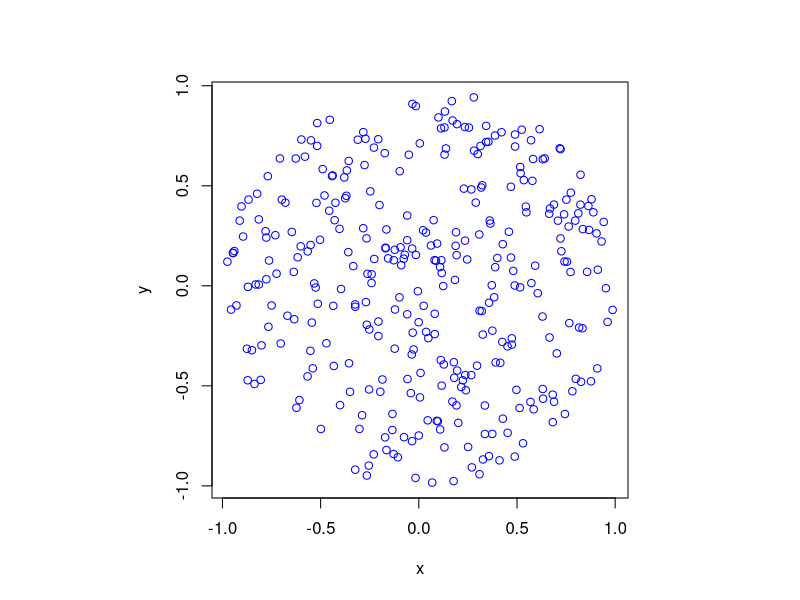
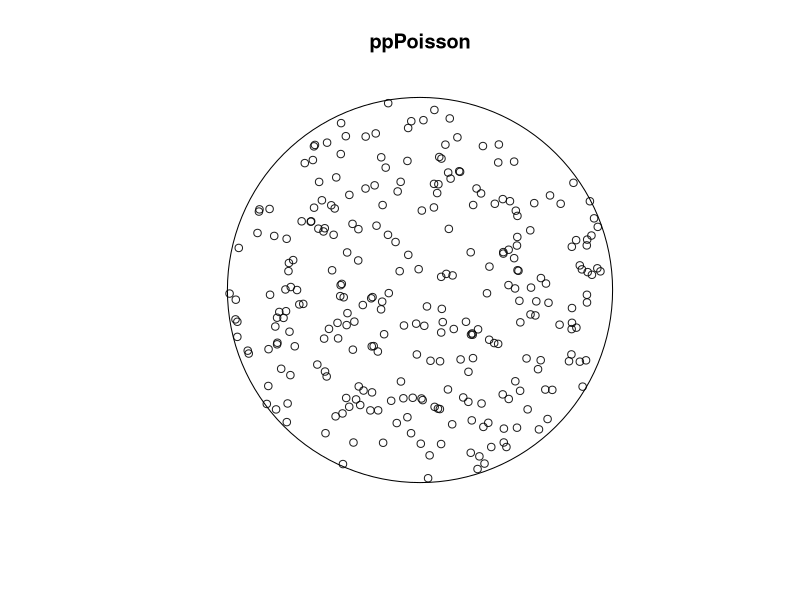
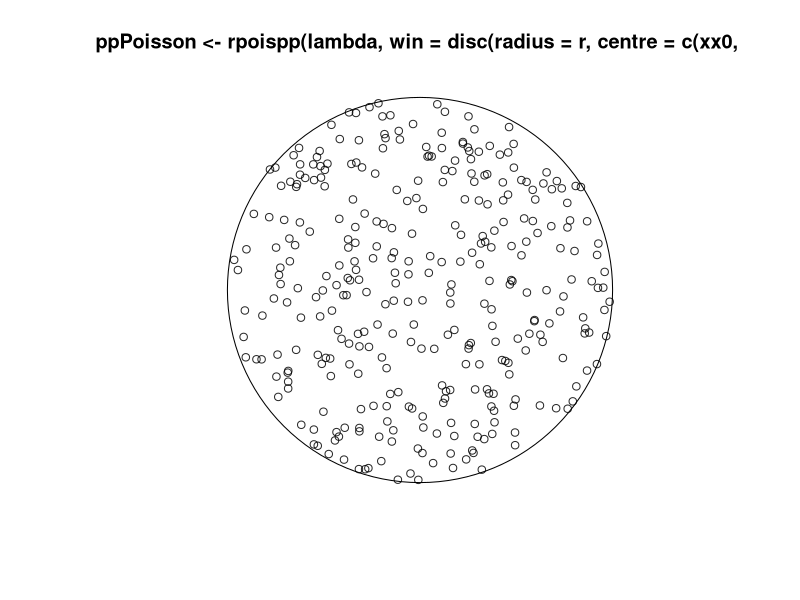

Here is the R script that generated these plots, in order:
#Simulate a Poisson point process on a disk.
#Author: H. Paul Keeler, 2018.

#Simulation window parameters
r=1; #radius of disk
xx0=0; yy0=0; #centre of disk
areaTotal=pi*r^2; #area of disk

#Point process parameters
lambda=100; #intensity (ie mean density) of the Poisson process

#Simulate Poisson point process
numbPoints=rpois(1,areaTotal*lambda);#Poisson number of points
theta=2*pi*runif(numbPoints);#angular  of Poisson points
rho=r*sqrt(runif(numbPoints));#radial coordinates of Poisson points

#Convert from polar to Cartesian coordinates
xx=rho*cos(theta);
yy=rho*sin(theta);

#Shift centre of disk to (xx0,yy0)
xx=xx+xx0;
yy=yy+yy0;

#Plotting
par(pty="s"); #use square plotting region
plot(xx,yy,'p',xlab='x',ylab='y',col='blue');

#Simulate a Poisson point process with spatstat library
library("spatstat");
ppPoisson<-rpoispp(lambda,win=disc(radius=r,centre=c(xx0,yy0))) #create Poisson "point pattern" object
plot(ppPoisson); #Plot point pattern object
#retrieve x/y values from point pattern object
xx=ppPoisson$x; 
yy=ppPoisson$y;

#do the above, but in one line
plot(ppPoisson<-rpoispp(lambda,win=disc(radius=r,centre=c(xx0,yy0))) ); #create and plot point pattern object
